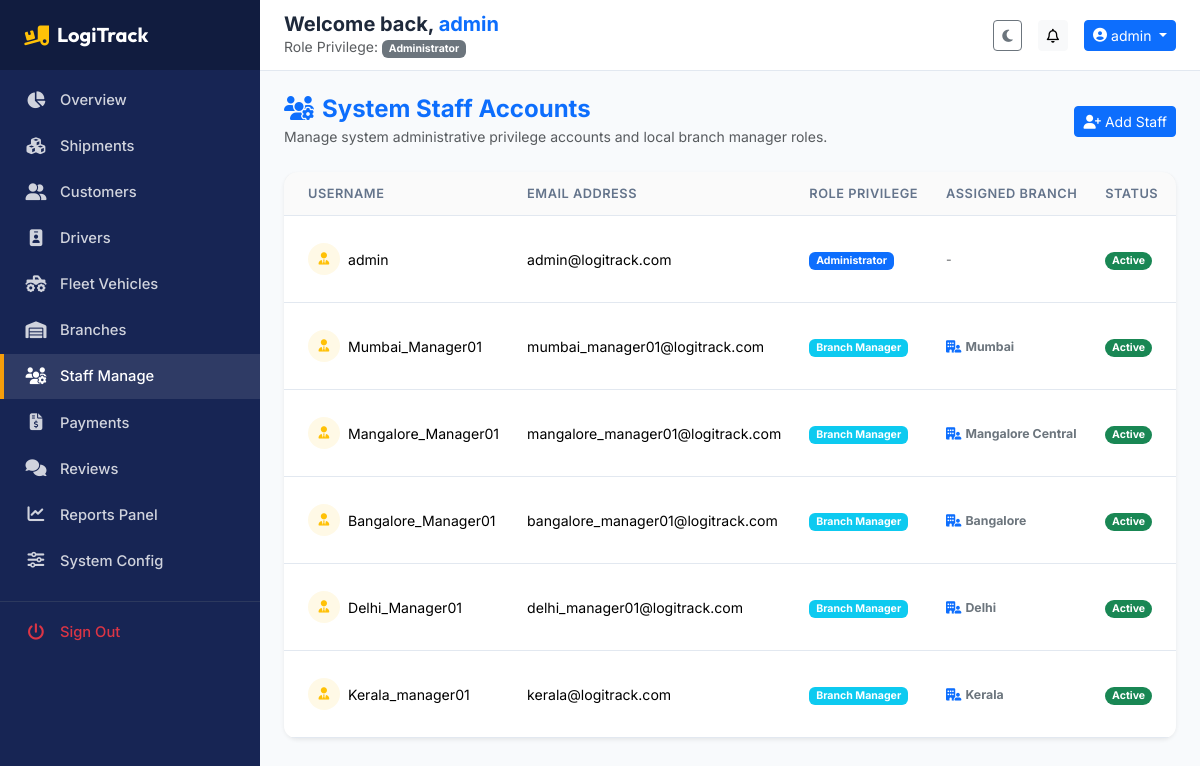
The page /admin/employees (signed in) on the database its author committed.
### app/models.py (models this page shows, shortened)
class BaseModel(db.Model):
    __abstract__ = True

class User(BaseModel):
    __tablename__ = 'users'
    id = db.Column(db.Integer, primary_key=True)
    username = db.Column(db.String(80), unique=True, nullable=False)
    email = db.Column(db.String(120), unique=True, nullable=False)
    password_hash = db.Column(db.String(255), nullable=False)
    role_id = db.Column(db.Integer, db.ForeignKey('roles.id'), nullable=False)
    branch_id = db.Column(db.Integer, db.ForeignKey('branches.id', ondelete='SET NULL'), nullable=True)
    is_active = db.Column(db.Boolean, default=True)
    created_at = db.Column(db.DateTime, default=datetime.utcnow)
    updated_at = db.Column(db.DateTime, default=datetime.utcnow, onupdate=datetime.utcnow)
    customer_profile = db.relationship('Customer', backref='user', uselist=False, cascade="all, delete-orphan")
    driver_profile = db.relationship('Driver', backref='user', uselist=False, cascade="all, delete-orphan")
    addresses = db.relationship('Address', backref='user', lazy=True, cascade="all, delete-orphan")
    notifications = db.relationship('Notification', backref='user', lazy=True, cascade="all, delete-orphan")
    activity_logs = db.relationship('ActivityLog', backref='user', lazy=True)

class Role(BaseModel):
    __tablename__ = 'roles'
    id = db.Column(db.Integer, primary_key=True)
    name = db.Column(db.String(50), unique=True, nullable=False)
    description = db.Column(db.String(255))
    users = db.relationship('User', backref='role', lazy=True)

class Branch(BaseModel):
    __tablename__ = 'branches'
    id = db.Column(db.Integer, primary_key=True)
    name = db.Column(db.String(100), nullable=False)
    code = db.Column(db.String(20), unique=True, nullable=False)
    address = db.Column(db.String(255), nullable=False)
    city = db.Column(db.String(100), nullable=False)
    state = db.Column(db.String(100), nullable=False)
    zip_code = db.Column(db.String(20), nullable=False)
    phone = db.Column(db.String(20), nullable=False)
    email = db.Column(db.String(100), nullable=False)
    created_at = db.Column(db.DateTime, default=datetime.utcnow)
    vehicles = db.relationship('Vehicle', backref='branch', lazy=True)
    drivers = db.relationship('Driver', backref='branch', lazy=True)
    managers = db.relationship('User', backref='branch', lazy=True)

### app/blueprints/admin/routes.py (the view)
@admin_bp.route('/employees')
@login_required
@role_required('Administrator')
def list_employees():
    admin_r = Role.query.filter_by(name='Administrator').first()
    bm_r = Role.query.filter_by(name='Branch Manager').first()
    employees = User.query.filter(User.role_id.in_([admin_r.id, bm_r.id])).all()
    return render_template('admin/employees.html', employees=employees)

### app/templates/admin/employees.html (shortened to what this page needs)
{% extends "base.html" %}
{% block content %}
<div class="d-flex justify-content-between align-items-center mb-4">
    <div>
        <h4 class="fw-bold mb-0 text-primary"><i class="fa-solid fa-users-gear me-2"></i>System Staff Accounts</h4>
        <small class="text-muted">Manage system administrative privilege accounts and local branch manager roles.</small>
    </div>
    <a href="{{ url_for('admin.add_employee') }}" class="btn btn-primary btn-sm"><i class="fa-solid fa-user-plus me-1"></i>Add Staff</a>
</div>
<div class="card border-0 shadow-sm kpi-card">
    <div class="card-body p-0">
        <div class="table-responsive">
            <table class="table table-hover align-middle mb-0 custom-table">
                <thead>
                    <tr>
                        <th class="ps-4">Username</th>
                        <th>Email Address</th>
                        <th>Role Privilege</th>
                        <th>Assigned Branch</th>
                        <th>Status</th>
                        <th>Date Registered</th>
                    </tr>
                </thead>
                <tbody>
                    {% if employees %}
                        {% for emp in employees %}
                        <tr>
                            <td class="ps-4">
                                <div class="d-flex align-items-center gap-2">
                                    <div class="bg-warning bg-opacity-10 text-warning rounded-circle d-flex align-items-center justify-content-center" style="width: 32px; height: 32px;">
                                        <i class="fa-solid fa-user-tie small"></i>
                                    </div>
                                    <span>{{ emp.username }}</span>
                                </div>
                            </td>
                            <td>{{ emp.email }}</td>
                            <td>
                                <span class="badge bg-{{ 'primary' if emp.role.name == 'Administrator' else 'info' }}">
                                    {{ emp.role.name }}
                                </span>
                            </td>
                            <td>
                                {% if emp.role.name == 'Branch Manager' and emp.branch %}
                                    <span class="text-secondary small fw-bold">
                                        <i class="fa-solid fa-building-user me-1 text-primary"></i>{{ emp.branch.name }}
                                    </span>
                                {% else %}
                                    <span class="text-muted small">-</span>
                                {% endif %}
                            </td>
                            <td>
                                <span class="badge rounded-pill bg-{{ 'success' if emp.is_active else 'danger' }}">
                                    {{ 'Active' if emp.is_active else 'Deactivated' }}
                                </span>
                            </td>
                            <td class="small text-muted">{{ emp.created_at.strftime('%Y-%m-%d') }}</td>
                        </tr>
                        {% endfor %}
                    {% endif %}
                </tbody>
            </table>
        </div>
    </div>
</div>
{% endblock %}

### app/templates/base.html (shortened to what this page needs)
<!DOCTYPE html>
<html lang="en">
<head>
    <link href="https://cdn.jsdelivr.net/npm/bootstrap@5.3.2/dist/css/bootstrap.min.css" rel="stylesheet">
    <link rel="stylesheet" href="https://cdnjs.cloudflare.com/ajax/libs/font-awesome/6.4.2/css/all.min.css">
    <link rel="stylesheet" href="https://unpkg.com/leaflet@1.9.4/dist/leaflet.css"/>
    <link rel="stylesheet" href="{{ url_for('static', filename='css/style.css') }}">
</head>
<body data-theme="light">
    <div class="toast-container position-fixed top-0 end-0 p-3" style="z-index: 1100;">
    </div>
    {% if current_user %}
    <div class="dashboard-container">
        <aside class="sidebar" id="app-sidebar">
            <div class="sidebar-header">
                <a href="/" class="text-white text-decoration-none d-flex align-items-center">
                    <i class="fa-solid fa-truck-ramp-box fa-lg me-2 text-warning"></i>
                    <span class="fs-5 fw-bold font-brand">LogiTrack</span>
                </a>
            </div>
            <ul class="sidebar-menu mt-2">
                {% if current_user.role.name == 'Administrator' %}
                    <li class="sidebar-menu-item {% if request.endpoint == 'admin.dashboard' %}active{% endif %}">
                        <a href="{{ url_for('admin.dashboard') }}"><i class="fa-solid fa-chart-pie"></i><span>Overview</span></a>
                    </li>
                    <li class="sidebar-menu-item {% if 'shipments' in request.endpoint %}active{% endif %}">
                        <a href="{{ url_for('admin.list_shipments') }}"><i class="fa-solid fa-cubes"></i><span>Shipments</span></a>
                    </li>
                    <li class="sidebar-menu-item {% if 'customers' in request.endpoint %}active{% endif %}">
                        <a href="{{ url_for('admin.list_customers') }}"><i class="fa-solid fa-user-group"></i><span>Customers</span></a>
                    </li>
                    <li class="sidebar-menu-item {% if 'drivers' in request.endpoint %}active{% endif %}">
                        <a href="{{ url_for('admin.list_drivers') }}"><i class="fa-solid fa-id-badge"></i><span>Drivers</span></a>
                    </li>
                    <li class="sidebar-menu-item {% if 'vehicles' in request.endpoint %}active{% endif %}">
                        <a href="{{ url_for('admin.list_vehicles') }}"><i class="fa-solid fa-truck-monster"></i><span>Fleet Vehicles</span></a>
                    </li>
                    <li class="sidebar-menu-item {% if 'branches' in request.endpoint %}active{% endif %}">
                        <a href="{{ url_for('admin.list_branches') }}"><i class="fa-solid fa-warehouse"></i><span>Branches</span></a>
                    </li>
                    <li class="sidebar-menu-item {% if 'employees' in request.endpoint %}active{% endif %}">
                        <a href="{{ url_for('admin.list_employees') }}"><i class="fa-solid fa-users-gear"></i><span>Staff Manage</span></a>
                    </li>
                    <li class="sidebar-menu-item {% if 'payments' in request.endpoint %}active{% endif %}">
                        <a href="{{ url_for('admin.list_payments') }}"><i class="fa-solid fa-file-invoice-dollar"></i><span>Payments</span></a>
                    </li>
                    <li class="sidebar-menu-item {% if 'feedback' in request.endpoint %}active{% endif %}">
                        <a href="{{ url_for('admin.list_feedback') }}"><i class="fa-solid fa-comments"></i><span>Reviews</span></a>
                    </li>
                    <li class="sidebar-menu-item {% if 'reports' in request.endpoint %}active{% endif %}">
                        <a href="{{ url_for('reports.index') }}"><i class="fa-solid fa-chart-line"></i><span>Reports Panel</span></a>
                    </li>
                    <li class="sidebar-menu-item {% if 'settings' in request.endpoint %}active{% endif %}">
                        <a href="{{ url_for('admin.system_settings') }}"><i class="fa-solid fa-sliders"></i><span>System Config</span></a>
                    </li>
                {% endif %}
                <li class="sidebar-menu-item mt-3 pt-2 border-top border-secondary border-opacity-25">
                    <a href="{{ url_for('auth.logout') }}" class="text-danger"><i class="fa-solid fa-power-off text-danger"></i><span>Sign Out</span></a>
                </li>
            </ul>
        </aside>
        <main class="main-content">
            <header class="top-navbar d-flex align-items-center justify-content-between">
                <div class="d-flex align-items-center gap-2">
                    <div>
                        <h5 class="mb-0 fw-bold d-none d-sm-block">Welcome back, <span class="text-primary">{{ current_user.username }}</span></h5>
                        <small class="text-muted d-none d-md-block">Role Privilege: <span class="badge bg-secondary">{{ current_user.role.name }}</span></small>
                    </div>
                </div>
                <div class="d-flex align-items-center gap-2 gap-sm-3">
                    <button class="btn btn-outline-secondary btn-sm" id="theme-toggle" title="Switch Theme" aria-label="Switch Theme">
                        <i class="fa-solid fa-moon" id="theme-icon"></i>
                    </button>
                    <div class="dropdown">
                        <button class="btn btn-light position-relative btn-sm" type="button" data-bs-toggle="dropdown" aria-expanded="false" aria-label="Notifications">
                            <i class="fa-regular fa-bell"></i>
                        </button>
                    </div>
                    <div class="dropdown">
                        <button class="btn btn-primary btn-sm dropdown-toggle d-flex align-items-center gap-1" type="button" data-bs-toggle="dropdown" aria-expanded="false">
                            <i class="fa-solid fa-circle-user"></i>
                            <span class="d-none d-sm-inline">{{ current_user.username }}</span>
                        </button>
                    </div>
                </div>
            </header>
            <div class="content-wrapper container-fluid p-2 p-sm-3 p-lg-4">
                {% block content %}{% endblock %}
            </div>
        </main>
    </div>
    {% endif %}
</body>
</html>

### rows shown on the page
User: username "admin", email "admin@logitrack.com", role.name "Administrator", is_active "Active"
Role: role.name "Administrator"
User: username "Mumbai_Manager01", email "mumbai_manager01@logitrack.com", role.name "Branch Manager", branch.name "Mumbai", is_active "Active"
User: username "Mangalore_Manager01", email "mangalore_manager01@logitrack.com", role.name "Branch Manager", branch.name "Mangalore Central", is_active "Active"
User: username "Bangalore_Manager01", email "bangalore_manager01@logitrack.com", role.name "Branch Manager", branch.name "Bangalore", is_active "Active"
User: username "Delhi_Manager01", email "delhi_manager01@logitrack.com", role.name "Branch Manager", branch.name "Delhi", is_active "Active"
User: username "Kerala_manager01", email "kerala@logitrack.com", role.name "Branch Manager", branch.name "Kerala", is_active "Active"
